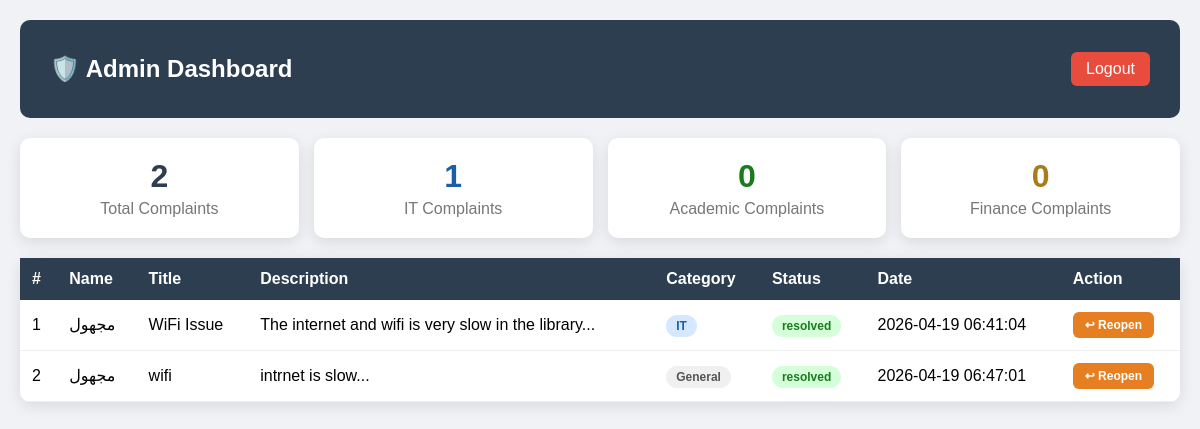
/admin (signed in), run on the app's committed database.
### tables this page shows
CREATE TABLE complaints (
        id INTEGER PRIMARY KEY AUTOINCREMENT,
        name TEXT DEFAULT 'مجهول',
        title TEXT NOT NULL,
        description TEXT NOT NULL,
        category TEXT,
        status TEXT DEFAULT 'pending',
        created_at TIMESTAMP DEFAULT CURRENT_TIMESTAMP
    );

### app.py (the view)
@app.route('/admin', methods=['GET', 'POST'])
def admin():
    if request.method == 'POST':
        password = request.form.get('password')
        if password == 'admin123':
            session['admin'] = True
            return redirect('/admin')
        return render_template('admin_login.html', error='Wrong password!')
    if not session.get('admin'):
        return render_template('admin_login.html')
    conn = get_db()
    complaints = conn.execute('SELECT * FROM complaints').fetchall()
    conn.close()
    return render_template('admin.html', complaints=complaints)

### app.py (called while the page is built)
def get_db():
    conn = sqlite3.connect('complaints.db')
    conn.row_factory = sqlite3.Row
    return conn

### templates/admin.html (shortened to what this page needs)
<!DOCTYPE html>
<html lang="en">
<head>
</head>
<body>
    <div class="header">
        <h2>🛡️ Admin Dashboard</h2>
        <a href="/admin/logout">Logout</a>
    </div>
    <div class="stats">
        <div class="stat-card">
            <h3 class="all">{{ complaints|length }}</h3>
            <p>Total Complaints</p>
        </div>
        <div class="stat-card">
            <h3 class="it">{{ complaints|selectattr('category','equalto','IT')|list|length }}</h3>
            <p>IT Complaints</p>
        </div>
        <div class="stat-card">
            <h3 class="ac">{{ complaints|selectattr('category','equalto','Academic')|list|length }}</h3>
            <p>Academic Complaints</p>
        </div>
        <div class="stat-card">
            <h3 class="fi">{{ complaints|selectattr('category','equalto','Finance')|list|length }}</h3>
            <p>Finance Complaints</p>
        </div>
    </div>
    <table>
        <thead>
            <tr>
                <th>#</th>
                <th>Name</th>
                <th>Title</th>
                <th>Description</th>
                <th>Category</th>
                <th>Status</th>
                <th>Date</th>
                <th>Action</th>
            </tr>
        </thead>
        <tbody>
            {% if complaints %}
                {% for c in complaints %}
                <tr>
                    <td>{{ c['id'] }}</td>
                    <td>{{ c['name'] }}</td>
                    <td>{{ c['title'] }}</td>
                    <td>{{ c['description'][:50] }}...</td>
                    <td><span class="badge {{ c['category'] }}">{{ c['category'] }}</span></td>
                    <td><span class="badge {{ c['status'] }}">{{ c['status'] }}</span></td>
                    <td>{{ c['created_at'] }}</td>
                    <td>
                        {% if c['status'] == 'pending' %}
                        <form method="POST" action="/admin/update/{{ c['id'] }}">
                            <input type="hidden" name="status" value="resolved">
                            <button type="submit" class="btn-resolve resolve">✔ Resolve</button>
                        </form>
                        {% else %}
                        <form method="POST" action="/admin/update/{{ c['id'] }}">
                            <button type="submit" class="btn-resolve pending">↩ Reopen</button>
                        </form>
                        {% endif %}
                    </td>
                </tr>
                {% endfor %}
            {% else %}
                <tr>
                    <td colspan="8" class="empty">No complaints yet!</td>
                </tr>
            {% endif %}
        </tbody>
    </table>
</body>
</html>

### templates/admin.html (style rules this page uses)
body { font-family: Arial, sans-serif; background-color: #f0f2f5; margin: 0; padding: 20px; }
.header { background: #2c3e50; color: white; padding: 15px 30px; border-radius: 10px; display: flex; justify-content: space-between; align-items: center; margin-bottom: 20px; }
.header a { color: white; text-decoration: none; background: #e74c3c; padding: 8px 15px; border-radius: 6px; }
.stats { display: flex; gap: 15px; margin-bottom: 20px; }
.stat-card { background: white; padding: 20px; border-radius: 10px; flex: 1; text-align: center; box-shadow: 0 4px 15px rgba(0,0,0,0.1); }
.stat-card h3 { margin: 0; font-size: 32px; }
.stat-card p { margin: 5px 0 0; color: #777; }
.it { color: #1a5fa8; }
.ac { color: #1a7a1e; }
.fi { color: #a87c1a; }
.all { color: #2c3e50; }
table { width: 100%; background: white; border-radius: 10px; border-collapse: collapse; box-shadow: 0 4px 15px rgba(0,0,0,0.1); }
th { background: #2c3e50; color: white; padding: 12px; text-align: left; }
td { padding: 12px; border-bottom: 1px solid #eee; }
.badge { padding: 4px 10px; border-radius: 20px; font-size: 12px; font-weight: bold; }
.IT { background: #d5e8ff; color: #1a5fa8; }
.General { background: #f0f0f0; color: #555; }
.pending { background: #fff3d5; color: #a87c1a; }
.resolved { background: #d5ffd8; color: #1a7a1e; }
.btn-resolve { padding: 6px 12px; border: none; border-radius: 6px; cursor: pointer; font-size: 12px; font-weight: bold; }
.btn-resolve.pending { background: #e67e22; color: white; }

### data on the page
complaints: id "1", name "مجهول", title "WiFi Issue", description "The internet and wifi is very slow in the library", category "IT", status "resolved", created_at "2026-04-19 06:41:04"
complaints: id "2", name "مجهول", title "wifi", description "intrnet is slow", category "General", status "resolved", created_at "2026-04-19 06:47:01"

### other printed values
{{ complaints|length }} "2"
{{ complaints|selectattr('category','equalto','IT')|list|length }} "1"
{{ complaints|selectattr('category','equalto','Academic')|list|length }} "0"
{{ complaints|selectattr('category','equalto','Finance')|list|length }} "0"
